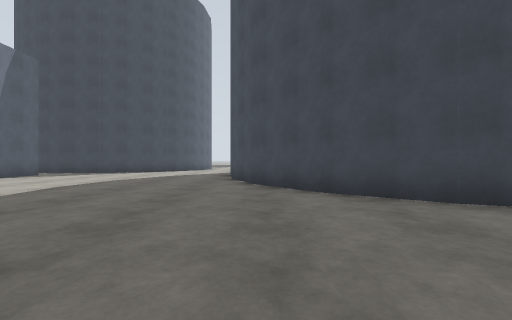
View 1 (above)

24 first-person views from a walk through a world built for the Gazebo simulator. The camera is 1.2 m above the floor, looks level and sees 90° across. The floor is counted in squares, 2 m on a side. Each view is taken from the middle of a square. On the plan, view 1 faces up. The plan holds only what a view shows up to about 9 squares ahead; the rest is blank. The place goes on beyond the plan.

View 2
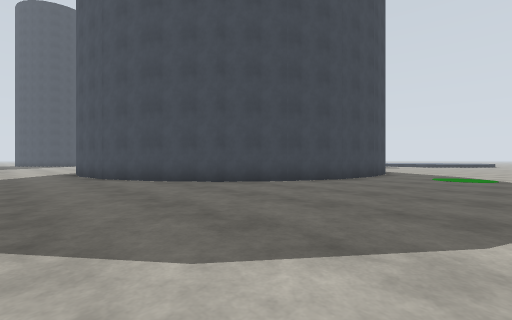

View 3
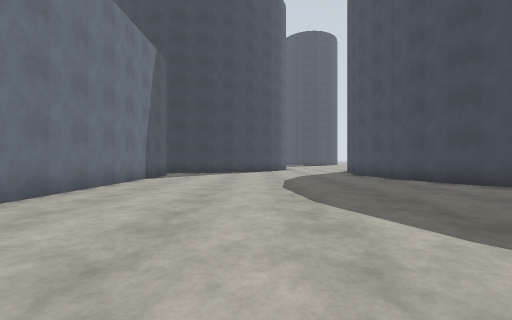

View 4
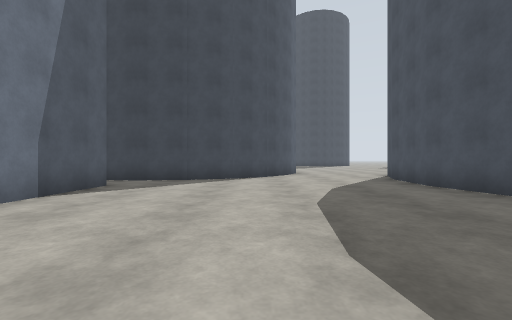

View 5
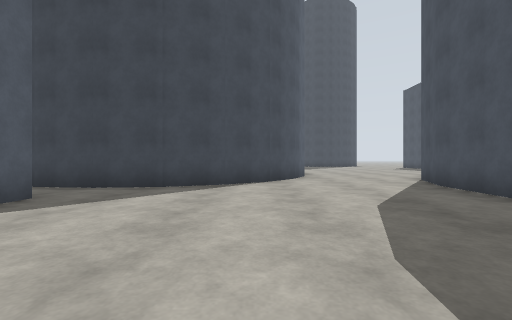

View 6
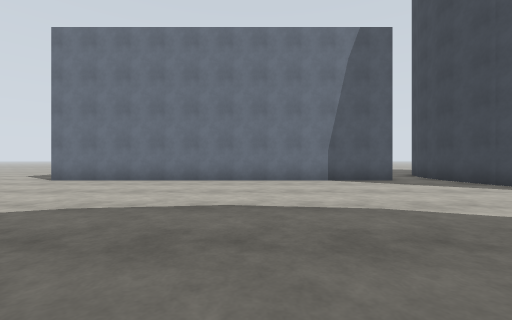

View 7
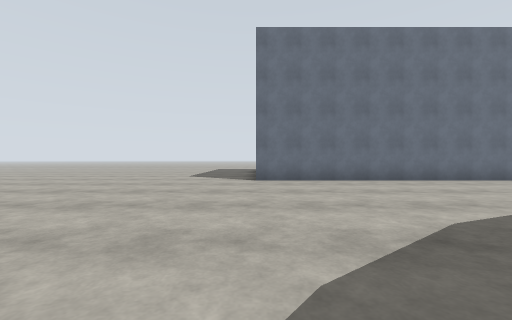

View 8
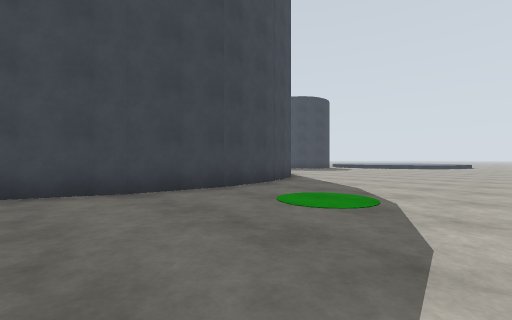

View 9
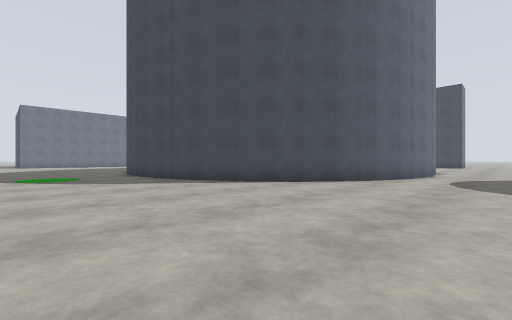

View 10
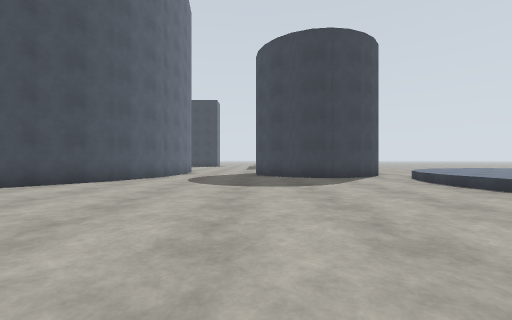

View 11
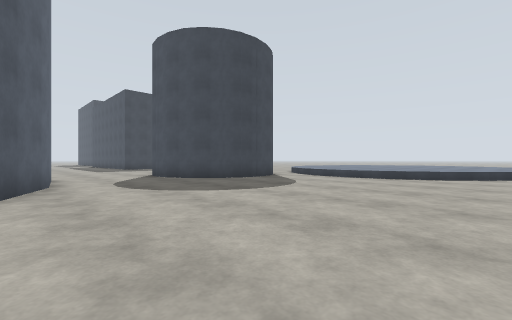

View 12
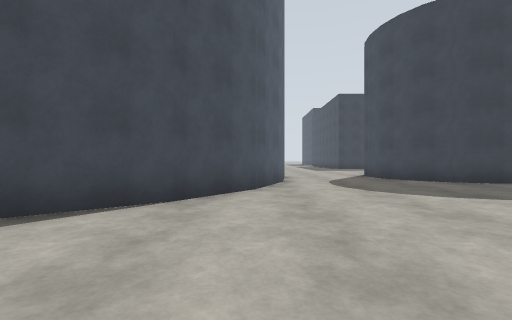

View 13
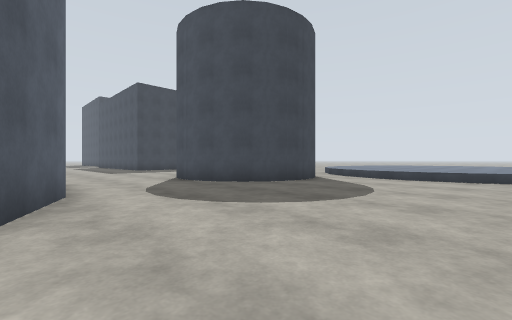

View 14
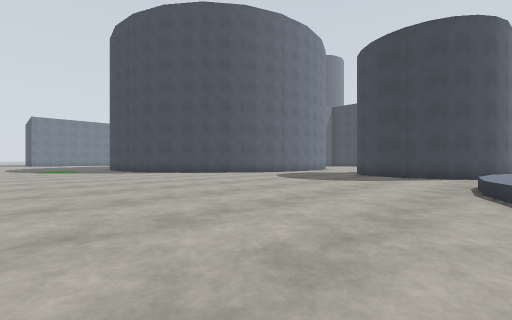

View 15
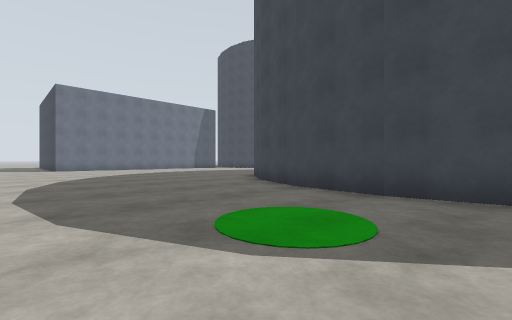

View 16
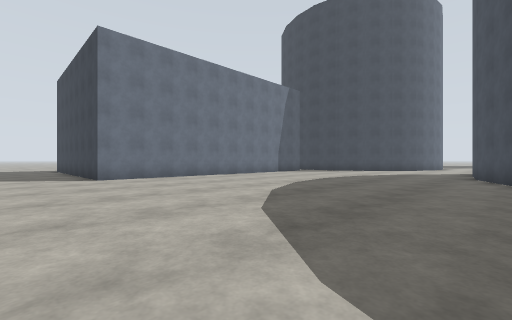

View 17
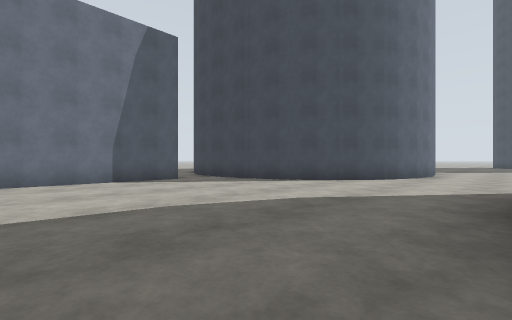

View 18
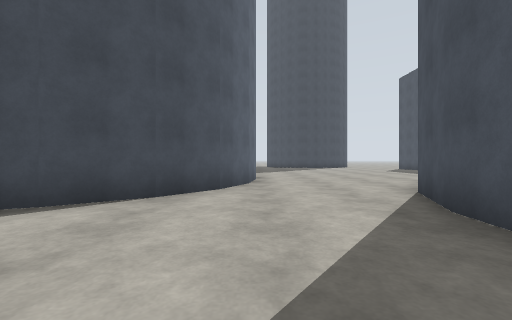

View 19
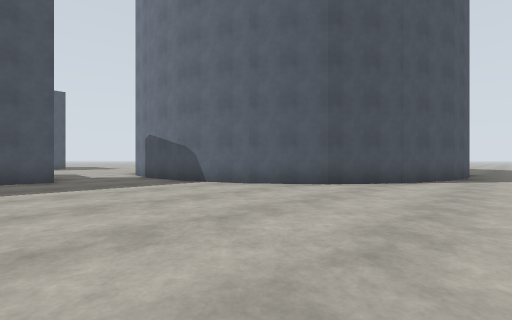

View 20
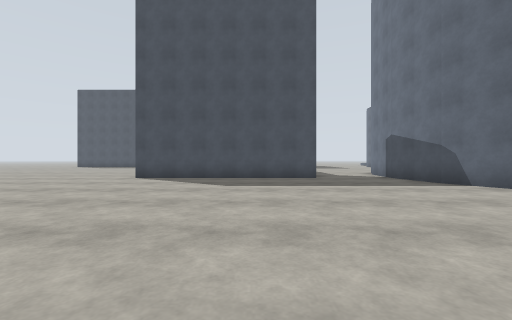

View 21
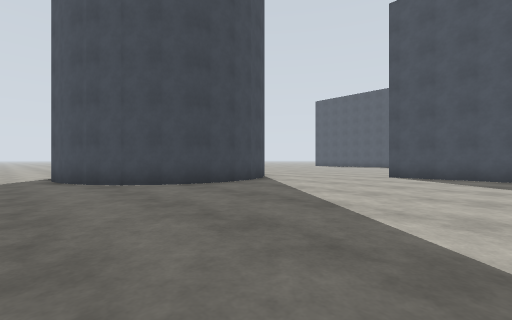

View 22
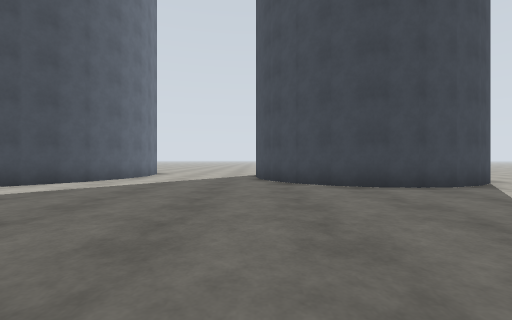

View 23
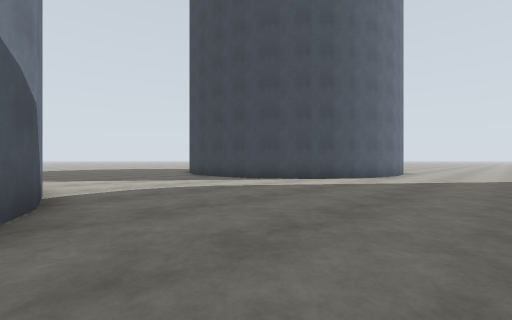

View 24
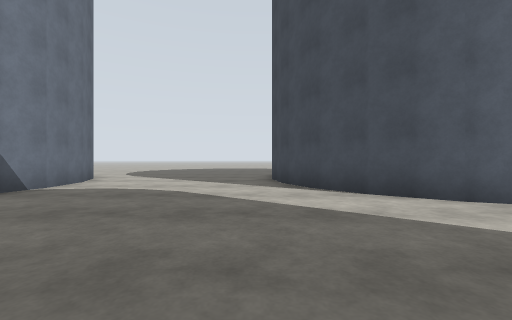

### Floor plan
Key: @ floor where view 1 was taken; . floor; = window, fence, low wall or low ledge; B grey box; C grey cylinder.
Columns run from 10 left of view 1 to 24 right of it. Each row starts with its distance up from view 1.
 35        ..
 34       ...
 33      ....
 32     C...C
 31    C.....C     ...
 30    C.....C    C...
 29   C.......CCCC....
 28 CC................
 27 ..................
 26 .................B
 25 .................B
 24 .................B
 23 .................B
 22 CCCCC............B
 21         .........B
 20         .........B
 19         ...........
 18        ............
 17        C......CCCC
 16       C.....CC
 15       C....CC
 14       C....C
 13     CC....C              ..
 12 CCCCC.....C             ....
 11 ..........C             ....C
 10  B.......C              C..C
  9  B........C            C....C  C
  8  B........C            C....CCCC.==
  7  B........C            C........===
  6  B.........C          C.........===
  5  B.........CC        CC.........==
  4  B..........CC      CC..........===
  3  B............CCCCCC............===
  2  B...............................==
  1  B................................=
  0 BB........@......................
 -1 .................................
 -2 .................................

Where each view was taken, in squares from view 1:
view 1: 0 up, 0 right, facing up
view 2: 1 down, 3 left, facing up-right
view 3: 0 up, 5 left, facing up
view 4: 4 up, 5 left, facing up
view 5: 6 up, 5 left, facing up
view 6: 6 up, 1 left, facing left
view 7: 0 up, 1 left, facing left
view 8: 2 down, 3 right, facing up-right
view 9: 1 down, 16 right, facing up-left
view 10: 1 down, 17 right, facing up
view 11: 1 up, 13 right, facing up-right
view 12: 1 up, 13 right, facing up
view 13: 3 up, 13 right, facing up-right
view 14: 2 down, 22 right, facing up-left
view 15: 2 down, 8 right, facing up-left
view 16: 2 down, 0 right, facing up-left
view 17: 6 up, 1 left, facing up-left
view 18: 9 up, 3 left, facing up
view 19: 21 up, 2 left, facing down-right
view 20: 22 up, 2 left, facing right
view 21: 23 up, 3 left, facing up-right
view 22: 23 up, 2 left, facing up
view 23: 22 up, 3 left, facing up-left
view 24: 27 up, 3 left, facing left
